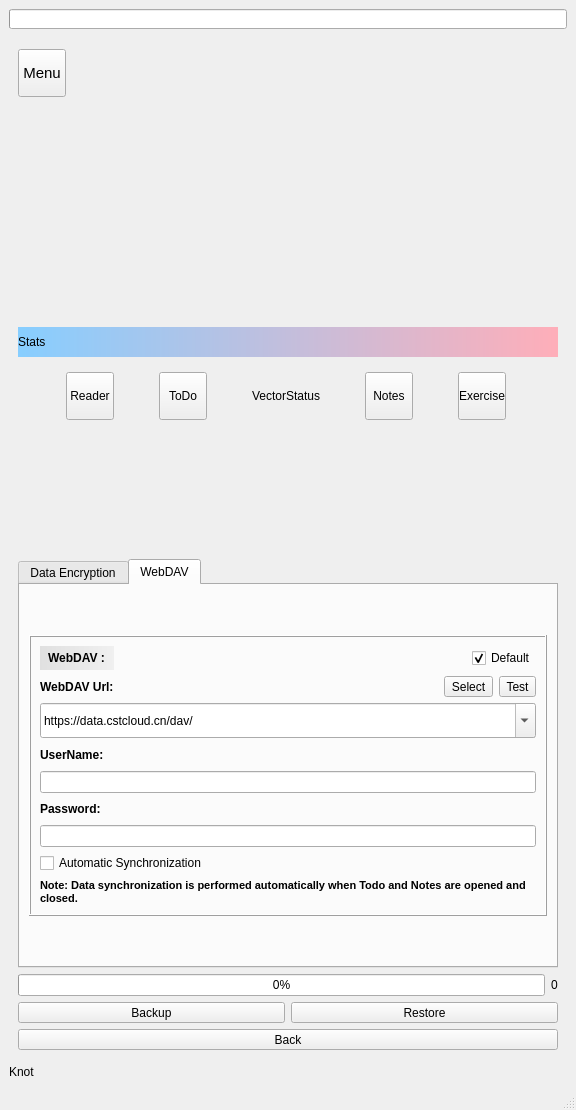
<?xml version="1.0" encoding="UTF-8"?>
<ui version="4.0">
 <class>MainWindow</class>
 <widget class="QMainWindow" name="MainWindow">
  <property name="geometry">
   <rect>
    <x>0</x>
    <y>0</y>
    <width>576</width>
    <height>1110</height>
   </rect>
  </property>
  <property name="minimumSize">
   <size>
    <width>0</width>
    <height>300</height>
   </size>
  </property>
  <property name="windowTitle">
   <string>Knot</string>
  </property>
  <property name="windowIcon">
   <iconset resource="../res.qrc">
    <normaloff>:/res/icon.png</normaloff>:/res/icon.png</iconset>
  </property>
  <widget class="QWidget" name="centralwidget">
   <layout class="QVBoxLayout" name="verticalLayout">
    <item>
     <widget class="QProgressBar" name="progBar">
      <property name="maximumSize">
       <size>
        <width>16777215</width>
        <height>20</height>
       </size>
      </property>
      <property name="maximum">
       <number>100</number>
      </property>
      <property name="value">
       <number>0</number>
      </property>
      <property name="textVisible">
       <bool>false</bool>
      </property>
     </widget>
    </item>
    <item>
     <widget class="QFrame" name="frameMain">
      <property name="minimumSize">
       <size>
        <width>0</width>
        <height>300</height>
       </size>
      </property>
      <property name="frameShape">
       <enum>QFrame::Shape::NoFrame</enum>
      </property>
      <property name="frameShadow">
       <enum>QFrame::Shadow::Raised</enum>
      </property>
      <property name="lineWidth">
       <number>0</number>
      </property>
      <layout class="QVBoxLayout" name="verticalLayout_15">
       <item>
        <widget class="QFrame" name="f_Menu">
         <property name="sizePolicy">
          <sizepolicy hsizetype="Preferred" vsizetype="Fixed">
           <horstretch>0</horstretch>
           <verstretch>0</verstretch>
          </sizepolicy>
         </property>
         <property name="minimumSize">
          <size>
           <width>0</width>
           <height>0</height>
          </size>
         </property>
         <property name="maximumSize">
          <size>
           <width>16777215</width>
           <height>65</height>
          </size>
         </property>
         <property name="frameShape">
          <enum>QFrame::Shape::NoFrame</enum>
         </property>
         <property name="frameShadow">
          <enum>QFrame::Shadow::Plain</enum>
         </property>
         <layout class="QHBoxLayout" name="horizontalLayout">
          <property name="spacing">
           <number>30</number>
          </property>
          <property name="leftMargin">
           <number>0</number>
          </property>
          <property name="topMargin">
           <number>5</number>
          </property>
          <property name="rightMargin">
           <number>0</number>
          </property>
          <property name="bottomMargin">
           <number>5</number>
          </property>
          <item>
           <widget class="QToolButton" name="btnMenu">
            <property name="sizePolicy">
             <sizepolicy hsizetype="Fixed" vsizetype="Fixed">
              <horstretch>0</horstretch>
              <verstretch>0</verstretch>
             </sizepolicy>
            </property>
            <property name="minimumSize">
             <size>
              <width>48</width>
              <height>48</height>
             </size>
            </property>
            <property name="maximumSize">
             <size>
              <width>48</width>
              <height>48</height>
             </size>
            </property>
            <property name="font">
             <font>
              <pointsize>11</pointsize>
             </font>
            </property>
            <property name="styleSheet">
             <string notr="true"/>
            </property>
            <property name="text">
             <string>Menu</string>
            </property>
            <property name="icon">
             <iconset resource="../res.qrc">
              <normaloff>:/res/mainmenu_l.svg</normaloff>:/res/mainmenu_l.svg</iconset>
            </property>
            <property name="iconSize">
             <size>
              <width>24</width>
              <height>24</height>
             </size>
            </property>
            <property name="toolButtonStyle">
             <enum>Qt::ToolButtonStyle::ToolButtonTextUnderIcon</enum>
            </property>
           </widget>
          </item>
          <item>
           <spacer name="horizontalSpacer_5">
            <property name="orientation">
             <enum>Qt::Orientation::Horizontal</enum>
            </property>
            <property name="sizeHint" stdset="0">
             <size>
              <width>40</width>
              <height>20</height>
             </size>
            </property>
           </spacer>
          </item>
         </layout>
        </widget>
       </item>
       <item>
        <spacer name="verticalSpacer">
         <property name="orientation">
          <enum>Qt::Orientation::Vertical</enum>
         </property>
         <property name="sizeHint" stdset="0">
          <size>
           <width>20</width>
           <height>40</height>
          </size>
         </property>
        </spacer>
       </item>
       <item>
        <widget class="QTabWidget" name="tabWidget">
         <property name="sizePolicy">
          <sizepolicy hsizetype="Expanding" vsizetype="Expanding">
           <horstretch>0</horstretch>
           <verstretch>0</verstretch>
          </sizepolicy>
         </property>
         <property name="minimumSize">
          <size>
           <width>0</width>
           <height>10</height>
          </size>
         </property>
         <property name="mouseTracking">
          <bool>true</bool>
         </property>
         <property name="styleSheet">
          <string notr="true">QTabBar::tab:selected{	
	background:rgb(255,0,0);  
	color:rgb(255,255,255);
}



/*QTabWidget::pane {
              border: 1px solid gray;
              background: rgb(236, 236, 236);
        }

        QTabBar::scroller {width:0}
        QTabBar::close-button:hover {
        image: url(:/icon/c0.png);
        subcontrol-origin: padding;
        subcontrol-position: bottom right;
        }

        QTabBar::close-button {
        image: url(:/icon/c.png);
        subcontrol-origin: padding;
        subcontrol-position: bottom right;
        } 

        QTabWidget::tab-bar:top {
          top: 1px;
        }
        
        QTabWidget::tab-bar:bottom {
          bottom: 1px;
        }
        
        QTabWidget::tab-bar:left {
          right: 1px;
        }
        
        QTabWidget::tab-bar:right {
          left: 1px;
        }
        
        QTabBar::tab {
          border: 1px solid gray;
        }
        
        QTabBar::tab:selected {
          background: rgb(236, 236, 236);
        }
        
        QTabBar::tab:!selected {
          background: lightgray; 
        }
        
        QTabBar::tab:!selected:hover {
          background: silver;
        }
        
        QTabBar::tab:top:!selected {
          margin-top: 3px;
        }
        
        QTabBar::tab:bottom:!selected {
          margin-bottom: 3px;
        }
        
        QTabBar::tab:top, QTabBar::tab:bottom {
          min-width: 8ex;
          margin-right: -1px;
          padding: 8px 20px 8px 20px;
        }
        
        QTabBar::tab:top:selected {
          border-bottom-color: none;
        }
        
        QTabBar::tab:bottom:selected {
          border-top-color: none;
        }
        
        QTabBar::tab:top:last, QTabBar::tab:bottom:last,
        QTabBar::tab:top:only-one, QTabBar::tab:bottom:only-one {
          margin-right: 0;
        }
        
        QTabBar::tab:left:!selected {
          margin-right: 3px;
        }
        
        QTabBar::tab:right:!selected {
          margin-left: 3px;
        }
        
        QTabBar::tab:left, QTabBar::tab:right {
          min-height: 8ex;
          margin-bottom: -1px;
          padding: 10px 5px 10px 5px;
        }
        
        QTabBar::tab:left:selected {
          border-left-color: none;
        }
        
        QTabBar::tab:right:selected {
          border-right-color: none;
        }
        
        QTabBar::tab:left:last, QTabBar::tab:right:last,
        QTabBar::tab:left:only-one, QTabBar::tab:right:only-one {
          margin-bottom: 0;
        }*/
</string>
         </property>
         <property name="tabShape">
          <enum>QTabWidget::TabShape::Rounded</enum>
         </property>
         <property name="currentIndex">
          <number>-1</number>
         </property>
         <property name="usesScrollButtons">
          <bool>true</bool>
         </property>
         <property name="documentMode">
          <bool>true</bool>
         </property>
         <property name="movable">
          <bool>true</bool>
         </property>
        </widget>
       </item>
       <item>
        <widget class="QLabel" name="lblStats">
         <property name="sizePolicy">
          <sizepolicy hsizetype="Preferred" vsizetype="Fixed">
           <horstretch>0</horstretch>
           <verstretch>0</verstretch>
          </sizepolicy>
         </property>
         <property name="minimumSize">
          <size>
           <width>0</width>
           <height>30</height>
          </size>
         </property>
         <property name="maximumSize">
          <size>
           <width>16777215</width>
           <height>16777215</height>
          </size>
         </property>
         <property name="styleSheet">
          <string notr="true">QLabel
{
border: 0px solid gray;
border-radius: 0px;
/*padding: 0 8px;*/
/*background: red;*/
 background-color:qlineargradient(spread:pad,x1:1,y1:0,x2:0,y2:0,stop:0 #FFAEB9,stop:1 #87CEFF);  
color:black;
selection-background-color: lightblue;
}</string>
         </property>
         <property name="text">
          <string>Stats</string>
         </property>
        </widget>
       </item>
       <item>
        <widget class="QFrame" name="f_Btn">
         <property name="sizePolicy">
          <sizepolicy hsizetype="Preferred" vsizetype="Fixed">
           <horstretch>0</horstretch>
           <verstretch>0</verstretch>
          </sizepolicy>
         </property>
         <property name="frameShape">
          <enum>QFrame::Shape::NoFrame</enum>
         </property>
         <property name="frameShadow">
          <enum>QFrame::Shadow::Raised</enum>
         </property>
         <layout class="QHBoxLayout" name="horizontalLayout_65">
          <item>
           <widget class="QToolButton" name="btnReader">
            <property name="sizePolicy">
             <sizepolicy hsizetype="Preferred" vsizetype="Fixed">
              <horstretch>0</horstretch>
              <verstretch>0</verstretch>
             </sizepolicy>
            </property>
            <property name="minimumSize">
             <size>
              <width>48</width>
              <height>48</height>
             </size>
            </property>
            <property name="maximumSize">
             <size>
              <width>48</width>
              <height>48</height>
             </size>
            </property>
            <property name="text">
             <string>Reader</string>
            </property>
            <property name="icon">
             <iconset>
              <normaloff>:/res/one.png</normaloff>:/res/one.png</iconset>
            </property>
            <property name="iconSize">
             <size>
              <width>24</width>
              <height>24</height>
             </size>
            </property>
            <property name="toolButtonStyle">
             <enum>Qt::ToolButtonStyle::ToolButtonTextUnderIcon</enum>
            </property>
           </widget>
          </item>
          <item>
           <widget class="QToolButton" name="btnTodo">
            <property name="sizePolicy">
             <sizepolicy hsizetype="Preferred" vsizetype="Fixed">
              <horstretch>0</horstretch>
              <verstretch>0</verstretch>
             </sizepolicy>
            </property>
            <property name="minimumSize">
             <size>
              <width>48</width>
              <height>48</height>
             </size>
            </property>
            <property name="maximumSize">
             <size>
              <width>48</width>
              <height>48</height>
             </size>
            </property>
            <property name="toolTip">
             <string>Ctrl + T</string>
            </property>
            <property name="text">
             <string>ToDo</string>
            </property>
            <property name="icon">
             <iconset>
              <normaloff>:/res/todo.png</normaloff>:/res/todo.png</iconset>
            </property>
            <property name="iconSize">
             <size>
              <width>24</width>
              <height>24</height>
             </size>
            </property>
            <property name="shortcut">
             <string>Ctrl+T</string>
            </property>
            <property name="toolButtonStyle">
             <enum>Qt::ToolButtonStyle::ToolButtonTextUnderIcon</enum>
            </property>
           </widget>
          </item>
          <item>
           <widget class="QLabel" name="lblVectorStatus">
            <property name="sizePolicy">
             <sizepolicy hsizetype="Fixed" vsizetype="Preferred">
              <horstretch>0</horstretch>
              <verstretch>0</verstretch>
             </sizepolicy>
            </property>
            <property name="text">
             <string>VectorStatus</string>
            </property>
           </widget>
          </item>
          <item>
           <widget class="QToolButton" name="btnNotes">
            <property name="sizePolicy">
             <sizepolicy hsizetype="Preferred" vsizetype="Fixed">
              <horstretch>0</horstretch>
              <verstretch>0</verstretch>
             </sizepolicy>
            </property>
            <property name="minimumSize">
             <size>
              <width>48</width>
              <height>48</height>
             </size>
            </property>
            <property name="maximumSize">
             <size>
              <width>48</width>
              <height>48</height>
             </size>
            </property>
            <property name="toolTip">
             <string>Ctrl + N</string>
            </property>
            <property name="text">
             <string>Notes</string>
            </property>
            <property name="icon">
             <iconset>
              <normaloff>:/res/memos.png</normaloff>:/res/memos.png</iconset>
            </property>
            <property name="iconSize">
             <size>
              <width>24</width>
              <height>24</height>
             </size>
            </property>
            <property name="shortcut">
             <string>Ctrl+N</string>
            </property>
            <property name="toolButtonStyle">
             <enum>Qt::ToolButtonStyle::ToolButtonTextUnderIcon</enum>
            </property>
           </widget>
          </item>
          <item>
           <widget class="QToolButton" name="btnSteps">
            <property name="sizePolicy">
             <sizepolicy hsizetype="Preferred" vsizetype="Fixed">
              <horstretch>0</horstretch>
              <verstretch>0</verstretch>
             </sizepolicy>
            </property>
            <property name="minimumSize">
             <size>
              <width>48</width>
              <height>48</height>
             </size>
            </property>
            <property name="maximumSize">
             <size>
              <width>48</width>
              <height>48</height>
             </size>
            </property>
            <property name="text">
             <string>Exercise</string>
            </property>
            <property name="icon">
             <iconset>
              <normaloff>:/res/step.png</normaloff>:/res/step.png</iconset>
            </property>
            <property name="iconSize">
             <size>
              <width>24</width>
              <height>24</height>
             </size>
            </property>
            <property name="toolButtonStyle">
             <enum>Qt::ToolButtonStyle::ToolButtonTextUnderIcon</enum>
            </property>
           </widget>
          </item>
         </layout>
        </widget>
       </item>
       <item>
        <spacer name="verticalSpacer_2">
         <property name="orientation">
          <enum>Qt::Orientation::Vertical</enum>
         </property>
         <property name="sizeHint" stdset="0">
          <size>
           <width>20</width>
           <height>40</height>
          </size>
         </property>
        </spacer>
       </item>
      </layout>
     </widget>
    </item>
    <item>
     <widget class="QFrame" name="frameOne">
      <property name="minimumSize">
       <size>
        <width>0</width>
        <height>300</height>
       </size>
      </property>
      <property name="frameShape">
       <enum>QFrame::Shape::NoFrame</enum>
      </property>
      <property name="frameShadow">
       <enum>QFrame::Shadow::Raised</enum>
      </property>
      <layout class="QVBoxLayout" name="verticalLayout_10">
       <item>
        <widget class="QTabWidget" name="twCloudBackup">
         <property name="currentIndex">
          <number>1</number>
         </property>
         <widget class="QWidget" name="tab_3">
          <attribute name="title">
           <string>Data Encryption</string>
          </attribute>
          <layout class="QVBoxLayout" name="verticalLayout_52">
           <item>
            <widget class="QFrame" name="frame">
             <property name="frameShape">
              <enum>QFrame::Shape::NoFrame</enum>
             </property>
             <property name="frameShadow">
              <enum>QFrame::Shadow::Raised</enum>
             </property>
             <layout class="QVBoxLayout" name="verticalLayout_3">
              <item>
               <widget class="QFrame" name="f_DataEnc">
                <property name="sizePolicy">
                 <sizepolicy hsizetype="Preferred" vsizetype="Fixed">
                  <horstretch>0</horstretch>
                  <verstretch>0</verstretch>
                 </sizepolicy>
                </property>
                <property name="minimumSize">
                 <size>
                  <width>0</width>
                  <height>150</height>
                 </size>
                </property>
                <property name="frameShape">
                 <enum>QFrame::Shape::Box</enum>
                </property>
                <property name="frameShadow">
                 <enum>QFrame::Shadow::Raised</enum>
                </property>
                <layout class="QVBoxLayout" name="verticalLayout_14">
                 <item>
                  <widget class="QLabel" name="lblDataEnc">
                   <property name="sizePolicy">
                    <sizepolicy hsizetype="Preferred" vsizetype="Fixed">
                     <horstretch>0</horstretch>
                     <verstretch>0</verstretch>
                    </sizepolicy>
                   </property>
                   <property name="font">
                    <font>
                     <bold>true</bold>
                    </font>
                   </property>
                   <property name="text">
                    <string>Data Encryption (AES256):</string>
                   </property>
                  </widget>
                 </item>
                 <item>
                  <layout class="QHBoxLayout" name="horizontalLayout_49">
                   <item>
                    <widget class="QLabel" name="label_3">
                     <property name="text">
                      <string>Password</string>
                     </property>
                    </widget>
                   </item>
                   <item>
                    <spacer name="horizontalSpacer_6">
                     <property name="orientation">
                      <enum>Qt::Orientation::Horizontal</enum>
                     </property>
                     <property name="sizeHint" stdset="0">
                      <size>
                       <width>40</width>
                       <height>20</height>
                      </size>
                     </property>
                    </spacer>
                   </item>
                   <item>
                    <widget class="QCheckBox" name="chkZip">
                     <property name="styleSheet">
                      <string notr="true"/>
                     </property>
                     <property name="text">
                      <string>Enable</string>
                     </property>
                    </widget>
                   </item>
                  </layout>
                 </item>
                 <item>
                  <layout class="QHBoxLayout" name="horizontalLayout_17">
                   <item>
                    <widget class="QLineEdit" name="editPassword"/>
                   </item>
                   <item>
                    <widget class="QToolButton" name="btnShowPassword">
                     <property name="text">
                      <string>...</string>
                     </property>
                    </widget>
                   </item>
                  </layout>
                 </item>
                 <item>
                  <widget class="QLabel" name="label_9">
                   <property name="text">
                    <string>Validate</string>
                   </property>
                  </widget>
                 </item>
                 <item>
                  <layout class="QHBoxLayout" name="horizontalLayout_18">
                   <item>
                    <widget class="QLineEdit" name="editValidate"/>
                   </item>
                   <item>
                    <widget class="QToolButton" name="btnShowValidate">
                     <property name="text">
                      <string>...</string>
                     </property>
                    </widget>
                   </item>
                  </layout>
                 </item>
                </layout>
               </widget>
              </item>
             </layout>
            </widget>
           </item>
          </layout>
         </widget>
         <widget class="QWidget" name="tab_4">
          <attribute name="title">
           <string>WebDAV</string>
          </attribute>
          <layout class="QVBoxLayout" name="verticalLayout_51">
           <item>
            <widget class="QFrame" name="f_WebDAV">
             <property name="sizePolicy">
              <sizepolicy hsizetype="Preferred" vsizetype="Fixed">
               <horstretch>0</horstretch>
               <verstretch>0</verstretch>
              </sizepolicy>
             </property>
             <property name="minimumSize">
              <size>
               <width>0</width>
               <height>0</height>
              </size>
             </property>
             <property name="frameShape">
              <enum>QFrame::Shape::Box</enum>
             </property>
             <property name="frameShadow">
              <enum>QFrame::Shadow::Raised</enum>
             </property>
             <layout class="QVBoxLayout" name="verticalLayout_2">
              <item>
               <layout class="QHBoxLayout" name="horizontalLayout_72">
                <item>
                 <widget class="QLabel" name="lblWebDAV">
                  <property name="sizePolicy">
                   <sizepolicy hsizetype="Preferred" vsizetype="Fixed">
                    <horstretch>0</horstretch>
                    <verstretch>0</verstretch>
                   </sizepolicy>
                  </property>
                  <property name="font">
                   <font>
                    <bold>true</bold>
                   </font>
                  </property>
                  <property name="styleSheet">
                   <string notr="true">QLabel {
    background: qlineargradient(x1:0, y1:0, x2:1, y2:0, stop:0 #e0e0e0, stop:1 #f0f0f0);
    color: black;
    padding: 5px;
}</string>
                  </property>
                  <property name="text">
                   <string>WebDAV :</string>
                  </property>
                 </widget>
                </item>
                <item>
                 <spacer name="horizontalSpacer_4">
                  <property name="orientation">
                   <enum>Qt::Orientation::Horizontal</enum>
                  </property>
                  <property name="sizeHint" stdset="0">
                   <size>
                    <width>40</width>
                    <height>20</height>
                   </size>
                  </property>
                 </spacer>
                </item>
                <item>
                 <widget class="QCheckBox" name="chkWebDAV">
                  <property name="text">
                   <string>Default</string>
                  </property>
                  <property name="checked">
                   <bool>true</bool>
                  </property>
                 </widget>
                </item>
               </layout>
              </item>
              <item>
               <layout class="QHBoxLayout" name="horizontalLayout_15">
                <item>
                 <widget class="QLabel" name="lblWebDAVUrl">
                  <property name="font">
                   <font>
                    <bold>true</bold>
                   </font>
                  </property>
                  <property name="text">
                   <string>WebDAV Url:</string>
                  </property>
                 </widget>
                </item>
                <item>
                 <spacer name="horizontalSpacer_2">
                  <property name="orientation">
                   <enum>Qt::Orientation::Horizontal</enum>
                  </property>
                  <property name="sizeHint" stdset="0">
                   <size>
                    <width>40</width>
                    <height>20</height>
                   </size>
                  </property>
                 </spacer>
                </item>
                <item>
                 <widget class="QToolButton" name="btnShowCboxList">
                  <property name="text">
                   <string>Select</string>
                  </property>
                  <property name="icon">
                   <iconset resource="../res.qrc">
                    <normaloff>:/res/combo.svg</normaloff>:/res/combo.svg</iconset>
                  </property>
                  <property name="toolButtonStyle">
                   <enum>Qt::ToolButtonStyle::ToolButtonTextBesideIcon</enum>
                  </property>
                 </widget>
                </item>
                <item>
                 <widget class="QToolButton" name="btnTestWebDav">
                  <property name="text">
                   <string>Test</string>
                  </property>
                 </widget>
                </item>
               </layout>
              </item>
              <item>
               <widget class="QComboBox" name="cboxWebDAV">
                <property name="minimumSize">
                 <size>
                  <width>0</width>
                  <height>35</height>
                 </size>
                </property>
                <property name="acceptDrops">
                 <bool>false</bool>
                </property>
                <property name="editable">
                 <bool>true</bool>
                </property>
                <property name="iconSize">
                 <size>
                  <width>35</width>
                  <height>35</height>
                 </size>
                </property>
                <item>
                 <property name="text">
                  <string>https://data.cstcloud.cn/dav/</string>
                 </property>
                </item>
                <item>
                 <property name="text">
                  <string>https://dav.jianguoyun.com/dav/</string>
                 </property>
                </item>
                <item>
                 <property name="text">
                  <string>https://soya.infini-cloud.net/dav/</string>
                 </property>
                </item>
                <item>
                 <property name="text">
                  <string>https://app.koofr.net/dav/Koofr/</string>
                 </property>
                </item>
               </widget>
              </item>
              <item>
               <widget class="QLabel" name="label_7">
                <property name="font">
                 <font>
                  <bold>true</bold>
                 </font>
                </property>
                <property name="text">
                 <string>UserName:</string>
                </property>
               </widget>
              </item>
              <item>
               <widget class="QLineEdit" name="editWebDAVUsername">
                <property name="sizePolicy">
                 <sizepolicy hsizetype="Preferred" vsizetype="Fixed">
                  <horstretch>0</horstretch>
                  <verstretch>0</verstretch>
                 </sizepolicy>
                </property>
               </widget>
              </item>
              <item>
               <widget class="QLabel" name="label_8">
                <property name="font">
                 <font>
                  <bold>true</bold>
                 </font>
                </property>
                <property name="text">
                 <string>Password:</string>
                </property>
               </widget>
              </item>
              <item>
               <widget class="QLineEdit" name="editWebDAVPassword">
                <property name="sizePolicy">
                 <sizepolicy hsizetype="Preferred" vsizetype="Fixed">
                  <horstretch>0</horstretch>
                  <verstretch>0</verstretch>
                 </sizepolicy>
                </property>
               </widget>
              </item>
              <item>
               <widget class="QCheckBox" name="chkAutoSync">
                <property name="text">
                 <string>Automatic Synchronization</string>
                </property>
               </widget>
              </item>
              <item>
               <widget class="QLabel" name="lblSyncNote">
                <property name="font">
                 <font>
                  <pointsize>8</pointsize>
                  <bold>true</bold>
                 </font>
                </property>
                <property name="text">
                 <string>Note: Data synchronization is performed automatically when Todo and Notes are opened and closed.</string>
                </property>
                <property name="wordWrap">
                 <bool>true</bool>
                </property>
               </widget>
              </item>
             </layout>
            </widget>
           </item>
          </layout>
         </widget>
        </widget>
       </item>
       <item>
        <layout class="QHBoxLayout" name="horizontalLayout_6">
         <item>
          <widget class="QProgressBar" name="progressBar">
           <property name="sizePolicy">
            <sizepolicy hsizetype="Preferred" vsizetype="Fixed">
             <horstretch>0</horstretch>
             <verstretch>0</verstretch>
            </sizepolicy>
           </property>
           <property name="value">
            <number>0</number>
           </property>
           <property name="alignment">
            <set>Qt::AlignmentFlag::AlignCenter</set>
           </property>
           <property name="orientation">
            <enum>Qt::Orientation::Horizontal</enum>
           </property>
           <property name="textDirection">
            <enum>QProgressBar::Direction::TopToBottom</enum>
           </property>
          </widget>
         </item>
         <item>
          <widget class="QLabel" name="lblReceivedBytes">
           <property name="sizePolicy">
            <sizepolicy hsizetype="Fixed" vsizetype="Fixed">
             <horstretch>0</horstretch>
             <verstretch>0</verstretch>
            </sizepolicy>
           </property>
           <property name="text">
            <string>0</string>
           </property>
          </widget>
         </item>
        </layout>
       </item>
       <item>
        <layout class="QHBoxLayout" name="horizontalLayout_71">
         <item>
          <widget class="QToolButton" name="btnWebDAVBackup">
           <property name="sizePolicy">
            <sizepolicy hsizetype="Preferred" vsizetype="Fixed">
             <horstretch>0</horstretch>
             <verstretch>0</verstretch>
            </sizepolicy>
           </property>
           <property name="text">
            <string>Backup</string>
           </property>
          </widget>
         </item>
         <item>
          <widget class="QToolButton" name="btnWebDAVRestore">
           <property name="sizePolicy">
            <sizepolicy hsizetype="Preferred" vsizetype="Fixed">
             <horstretch>0</horstretch>
             <verstretch>0</verstretch>
            </sizepolicy>
           </property>
           <property name="text">
            <string>Restore</string>
           </property>
          </widget>
         </item>
        </layout>
       </item>
       <item>
        <widget class="QToolButton" name="btnBack_One">
         <property name="sizePolicy">
          <sizepolicy hsizetype="Preferred" vsizetype="Fixed">
           <horstretch>0</horstretch>
           <verstretch>0</verstretch>
          </sizepolicy>
         </property>
         <property name="minimumSize">
          <size>
           <width>0</width>
           <height>0</height>
          </size>
         </property>
         <property name="text">
          <string>Back</string>
         </property>
         <property name="shortcut">
          <string>Esc</string>
         </property>
        </widget>
       </item>
      </layout>
     </widget>
    </item>
    <item>
     <widget class="QLabel" name="lblStatus">
      <property name="sizePolicy">
       <sizepolicy hsizetype="Preferred" vsizetype="Fixed">
        <horstretch>0</horstretch>
        <verstretch>0</verstretch>
       </sizepolicy>
      </property>
      <property name="text">
       <string>Knot</string>
      </property>
     </widget>
    </item>
   </layout>
  </widget>
  <widget class="QMenuBar" name="menubar">
   <property name="styleSheet">
    <string notr="true">/*QMenuBar{background-color:rgb(250,250,250);}*/</string>
   </property>
  </widget>
  <widget class="QStatusBar" name="statusbar"/>
  <action name="actionRename">
   <property name="text">
    <string>Rename Tab</string>
   </property>
  </action>
  <action name="actionAdd_Tab">
   <property name="text">
    <string>Add Tab</string>
   </property>
  </action>
  <action name="actionDel_Tab">
   <property name="text">
    <string>Del Tab</string>
   </property>
  </action>
  <action name="actionNotes">
   <property name="text">
    <string>Remarks</string>
   </property>
  </action>
  <action name="actionAbout">
   <property name="text">
    <string>About</string>
   </property>
  </action>
  <action name="actionExport_Data">
   <property name="text">
    <string>Export Data</string>
   </property>
  </action>
  <action name="actionImport_Data">
   <property name="text">
    <string>Import Data</string>
   </property>
  </action>
  <action name="actionView_App_Data">
   <property name="text">
    <string>View App Data</string>
   </property>
  </action>
  <action name="actionFind">
   <property name="text">
    <string>Find</string>
   </property>
  </action>
  <action name="actionReport">
   <property name="text">
    <string>Report</string>
   </property>
  </action>
  <action name="actionPreferences">
   <property name="text">
    <string>Preferences</string>
   </property>
  </action>
  <action name="actionMemos">
   <property name="text">
    <string>Memos</string>
   </property>
  </action>
 </widget>
 <resources>
  <include location="../res.qrc"/>
 </resources>
 <connections/>
</ui>
